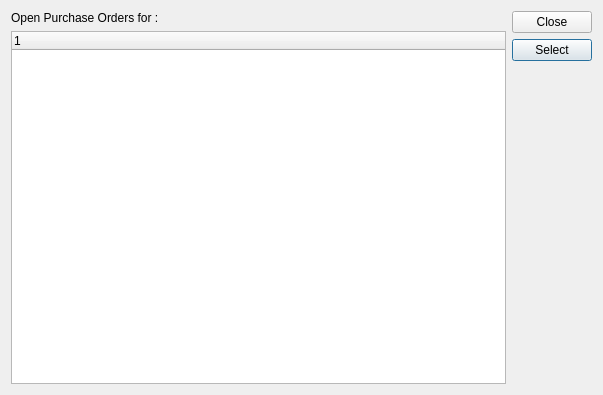
<?xml version="1.0" encoding="UTF-8"?>
<ui version="4.0">
 <class>openPurchaseOrder</class>
 <widget class="QDialog" name="openPurchaseOrder">
  <property name="geometry">
   <rect>
    <x>0</x>
    <y>0</y>
    <width>603</width>
    <height>395</height>
   </rect>
  </property>
  <property name="sizePolicy">
   <sizepolicy hsizetype="Preferred" vsizetype="Preferred">
    <horstretch>0</horstretch>
    <verstretch>0</verstretch>
   </sizepolicy>
  </property>
  <property name="windowTitle">
   <string>Open Purchase Orders</string>
  </property>
  <property name="modal">
   <bool>false</bool>
  </property>
  <layout class="QGridLayout" name="gridLayout">
   <item row="0" column="0">
    <layout class="QHBoxLayout" name="horizontalLayout">
     <item>
      <widget class="XLabel" name="_vend_namelit1">
       <property name="text">
        <string>Open Purchase Orders for :</string>
       </property>
      </widget>
     </item>
     <item>
      <widget class="XLabel" name="_vend_namelit">
       <property name="text">
        <string/>
       </property>
      </widget>
     </item>
    </layout>
   </item>
   <item row="0" column="1" rowspan="2">
    <layout class="QVBoxLayout" name="verticalLayout">
     <item>
      <widget class="QPushButton" name="_close">
       <property name="text">
        <string>Close</string>
       </property>
      </widget>
     </item>
     <item>
      <widget class="QPushButton" name="_select">
       <property name="text">
        <string>Select</string>
       </property>
       <property name="default">
        <bool>true</bool>
       </property>
      </widget>
     </item>
     <item>
      <spacer name="verticalSpacer">
       <property name="orientation">
        <enum>Qt::Vertical</enum>
       </property>
       <property name="sizeHint" stdset="0">
        <size>
         <width>20</width>
         <height>40</height>
        </size>
       </property>
      </spacer>
     </item>
    </layout>
   </item>
   <item row="1" column="0">
    <widget class="XTreeWidget" name="_po"/>
   </item>
  </layout>
 </widget>
 <customwidgets>
  <customwidget>
   <class>XLabel</class>
   <extends>QLabel</extends>
   <header>xlabel.h</header>
  </customwidget>
  <customwidget>
   <class>XTreeWidget</class>
   <extends>QTreeWidget</extends>
   <header>xtreewidget.h</header>
   <container>1</container>
  </customwidget>
 </customwidgets>
 <resources/>
 <connections/>
</ui>
